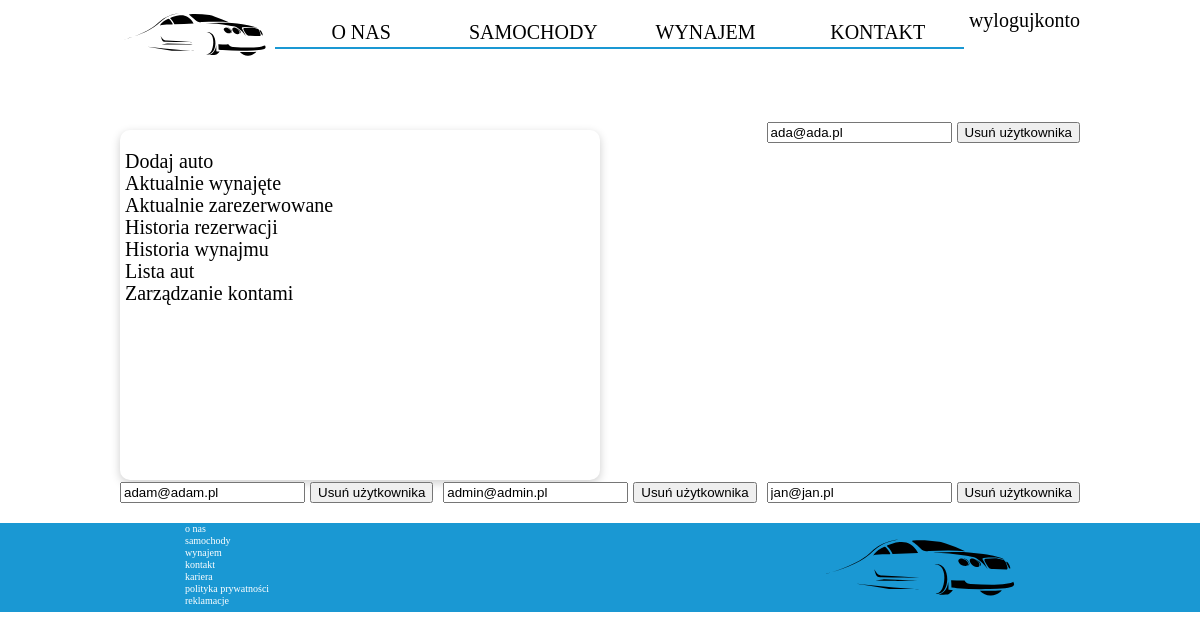
The page /index.php?action=settings&task=manage_accounts (signed in) on the database its author committed.
### tables this page shows
CREATE TABLE `users` (
  `email` text NOT NULL,
  `imie` text NOT NULL,
  `haslo` text NOT NULL
);

### src/View.php (called while the page is built, shortened)
<?php
class View {
    public function render(string $page, array $cars, array $car, array $task): void
    {
        include_once("templates/layout.php");
    }
}

### src/Controller.php (called while the page is built, shortened)
<?php
require_once("src/View.php");
require_once("src/Database.php");
class Controller
{
    private static array $configuration = [];
    private Database $database;
    private array $request;
    private View $view;
    public static function initConfiguration(array $configuration): void
    {
        self::$configuration = $configuration;
    }
    public function __construct(array $request)
    {
        $this->database = new Database(self::$configuration['db']);
        $this->request = $request;
        $this->view = new View();
    }
    public function run(): void
    {
        $cars = [];
        $car = [];
        $task = [];
        switch ($this->actionGet()) {
            case 'settings':
                $page = 'settings';
                $task = $this->database->getTask($this->task());
            break;
        }
        $this->view->render($page, $cars, $car, $task);
    }
    private function actionGet(): string
    {
        $data = $this->getRequestGet();
        return $data['action'] ?? self::DEFAULT_ACTION;
    }
    private function task(): string
    {
        $data = $this->getRequestGet();
        return $data['task'] ?? '';
    }
    private function getRequestGet(): array
    {
        return $this->request['get'] ?? [];
    }
}

### index.php (called while the page is built, shortened)
<?php
require_once("src/Controller.php");
$request = [
    'get' => $_GET,
    'post' => $_POST
];
try {
    (new Controller($request))->run();
} catch (AppException $e) {
    echo "<h1>Wystąpił błąd w aplikacji</h1>";
    echo '<h2>'.$e->getMessage().'</h3>';
}
 catch (Throwable $e) {
    echo "<h1>Wystąpił błąd w aplikacji</h1>";
    echo $e;
}

### src/Database.php (called while the page is built, shortened)
<?php
class Database
{
    private PDO $conn;
    private function createConnection(array $config): void
    {
        $dsn = "mysql:dbname={$config['database']};host={$config['host']}";
        $this->conn = new PDO(
            $dsn,
            $config['user'],
            $config['password']
        );
    }
    public function getTask(string $task): array
    {
        $action = '';
        try {
            if($task == 'history_of_reservation' || $task == 'history_of_rent')
            {
                $query = "SELECT * FROM `najmy/rezerwacje_stare` WHERE `rodzaj` = '$action'";
                $result = $this->conn->query($query);
                $task = $result->fetchAll(PDO::FETCH_ASSOC);
            }
            else if($task == 'current_reservation' || $task == 'current_rent')
            {
                $query = "SELECT * FROM `najmy/rezerwacje` WHERE `rodzaj` = '$action'";
                $result = $this->conn->query($query);
                $task = $result->fetchAll(PDO::FETCH_ASSOC);
            }
            else if ($task == 'manage_accounts') {
                $query = "SELECT * FROM `users`";
                $result = $this->conn->query($query);
                $task = $result->fetchAll(PDO::FETCH_ASSOC);
            }
            return $task;
        } catch (Throwable $e) {
            throw $e;
            throw new AppException('Błąd zapytania bazy danych');
        }
    }
}

### templates/settings.php (the view, shortened to what this page needs)
<main>
    <section class="cars">
    <div class="container">
        <?php
        if($_SESSION['user'] !== 'admin@admin.pl'){
            echo "
                <ul>
                    <li><a href='index.php?action=settings&task=userdata'>Zmień swoje dane</a></li>
                    <li><a href='index.php?action=settings&task=password'>zmień hasło</a></li>
                    <li><a href='index.php?action=settings&task=current'>Aktualne rezerwacje</a></li>
                    <li><a href='index.php?action=settings&task=userhistory'>Historia rezerwacji</a></li>
                    <li><a href='index.php?action=settings&task=deleteuser'>Usuń konto</a></li>
                </ul>
            ";
            switch ($_GET['task']) {
                case 'password':
                        $tasks = <<<TASK
                        <section class='settingsbox'>
                            <form method="POST" action="index.php?action=settings&task=password">
                                <input name="password" type="text" placeholder="Podaj hasło" required>
                                <input name="passwordre" type="text" placeholder="Powtórz hasło" required>
                                <input id="action" name="action"  type="submit" value="Zmień hasło">
                            </form>
                        </section>
                        TASK;
                        echo $tasks;
                    break;
                case 'userdata':
                    foreach ($task ?? [] as $data):
                        $tasks = <<<TASK
                        <section class='settingsbox'>
                            <form method="POST" action="index.php?action=settings&task=userdata">
                                <input id="imie" name="name" type="text" value="{$data['imie']}" required>
                                <input id="email" name="email" type="text" value="{$data['email']}" required>
                                <input id="action" name="action"  type="submit" value="Zmień dane">
                            </form>
                        </section>
                        TASK;
                        echo $tasks;
                    endforeach;
                    break;
                    case 'userhistory':
                        foreach ($task ?? [] as $data):
                            $tasks = <<<TASK
                            <section class='settingsbox'>
                                <ul>
                                    <li>Numer rejestracyjny auta: {$data['nr_rejestracyjny']}</li>
                                    <li>Wynajęty od: {$data['od']}</li>
                                    <li>Wynajęty do: {$data['do']}</li>
                                </ul>
                            </section>
                            TASK;
                            echo $tasks;
                        endforeach;
                        break;
                        case 'current':
                            foreach ($task ?? [] as $data):
                                $tasks = <<<TASK
                                <section class='settingsbox'>
                                    <ul>
                                        <li>Numer rejestracyjny auta: {$data['nr_rejestracyjny']}</li>
                                        <li>Wynajęty od: {$data['od']}</li>
                                        <li>Wynajęty do: {$data['do']}</li>
                                    </ul>
                                    <form class='form login_form' method='POST' action='index.php?action=settings&task=current'>
                                    <input name='nr_rejestracyjny'  type='text' value='{$data['nr_rejestracyjny']}' hidden>
                                    <input name='stan'  type='text' value='dostępny' hidden>
                                    <input name='action'  type='submit' value='Zakończ wynajem'>
                                </form>
                                </section>
                                TASK;
                                echo $tasks;
                            endforeach;
                            break;
                            case 'deleteuser':
                                    $tasks = <<<TASK
                                    <section class='settingsbox'>
                                        <form class='form login_form' method='POST' action='index.php?action=settings&task=current'>
                                        <input name='email'  type='text' value='{$_SESSION['user']}' hidden>
                                        <input name='action'  type='submit' value='Usuń użytkownika'>
                                    </form>
                                    </section>
                                    TASK;
                                    echo $tasks;
                                break;
            }
        } else {
            echo "
                <section class='settingsbox'>
                    <ul>
                        <li><a href='index.php?action=settings&task=addcar'>Dodaj auto</a></li>
                        <li><a href='index.php?action=settings&task=current_rent'>Aktualnie wynajęte</a></li>
                        <li><a href='index.php?action=settings&task=current_reservation'>Aktualnie zarezerwowane</a></li>
                        <li><a href='index.php?action=settings&task=history_of_reservation'>Historia rezerwacji</a></li>
                        <li><a href='index.php?action=settings&task=history_of_rent'>Historia wynajmu</a></li>
                        <li><a href='index.php?action=cars'>Lista aut</a></li>
                        <li><a href='index.php?action=settings&task=manage_accounts'>Zarządzanie kontami</a></li>
                    </ul>
                </section>
           ";
                if(!empty($_GET['task'])){
                switch ($_GET['task']) {
                    case 'manage_accounts':
                        foreach ($task ?? [] as $data):
                            $tasks = <<<TASK
                            <form method="POST" action="index.php?action=settings&task=manage_accounts" >
                                <input type=text value="{$data['email']}" name="email" readonly>
                                <input name="action" type=submit value="Usuń użytkownika">
                            </form>
                            TASK;
                            echo $tasks;
                        endforeach;
                        break;
                    }
                }
        }
        ?>
    </div>
    </section>
</main>

### styles/style.css (style rules this page uses)
@media screen and (min-width: 1024px) { html { font-size: 20px; } }
@media screen and (min-width: 1024px) { .container { width: 80%; } }

### styles/mobile.css (style rules this page uses)
html { font-size: 12px; scroll-behavior: smooth; }
.container { margin: 0 auto; width: 90%; }
a { font-size: 1rem; text-decoration: none; color: black; }
ul { margin: 0 5px 5px 5px }
li { padding: 1px 0 1px 0; }
main { padding-top: 100px; }
section { padding: 20px 0 20px 0; }
.settingsbox { min-height: 40vh; padding-bottom: 10px; box-shadow: 0 3px 10px rgb(0 0 0 / 0.2); border-radius: 10px; margin-top: 10px; width: 50%; }

### styles/tablet.css (style rules this page uses)
@media screen and (min-width: 540px) { html { font-size: 16px; } }
@media screen and (min-width: 540px) { .cars .container, .rent .container { display: flex; flex-direction: row; justify-content: space-between; flex-wrap: wrap; } }

### rows shown on the page
users: email "ada@ada.pl"
users: email "adam@adam.pl"
users: email "admin@admin.pl"
users: email "jan@jan.pl"
